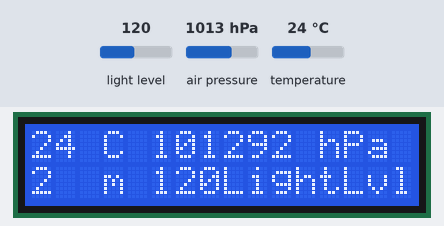
Bench run of a program on a simulated BBC micro:bit running MicroPython. Parts: 16×2 character LCD. The test bench sets the inputs (shaded band); at power-on: air pressure 1013 hPa, temperature 24 °C, light level 120. Library files of the repository ran but are not shown: BMP180_lib.py.

Above: at 1.2 s.
1.3 s: air pressure set to 1048 hPa
At 2.74 s:
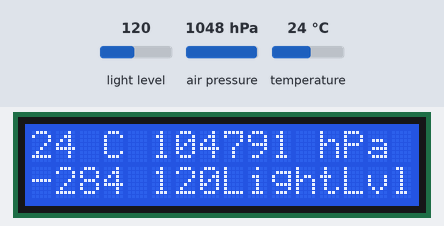
5.0 s: air pressure set to 952 hPa
At 6.3 s:
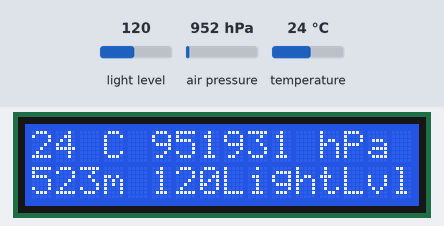
6.6 s: temperature set to 12 °C
At 7.7 s:
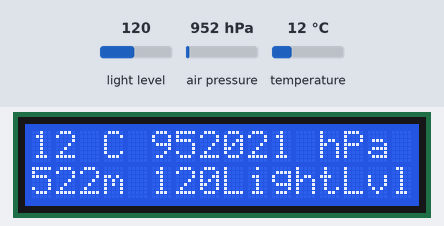
8.2 s: light level set to 5
At 8.9 s:
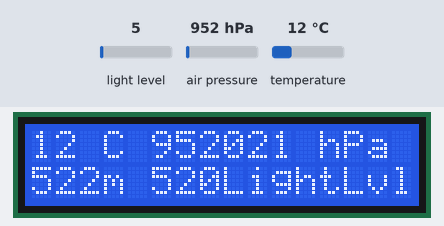
Timing chart, 0 to 11.0 s (numbered marks = the images above; inputs shaded):
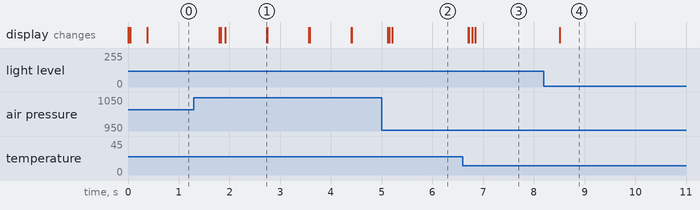

The program:

Weather_Station_Project.py
```python
from microbit import *
import BMP180_lib
import I2CLCD_Microbit_lib


l = I2CLCD_Microbit_lib.LCD1620()
b = BMP180_lib.BMP180()


while True:
    lightLvl = str(display.read_light_level())
    t = str(int(b.Temperature()))
    p = str(int(b.Pressure()))
    a = str(int(b.Altitude()))

    l.puts(t,0,0)
    l.puts("C",3,0)

    l.puts(p,5,0)
    l.puts("hPa",12,0)

    l.puts(a,0,1)
    l.puts("m",3,1)

    l.puts(lightLvl,5,1)
    l.puts("LightLvl",8,1)

    sleep(500)


    
```

I2CLCD_Microbit_lib.py
```python
from microbit import *

LCD_I2C_ADDR=63

class LCD1620():
    def __init__(self):
        self.buf = bytearray(1)
        self.BK = 0x08
        self.RS = 0x00
        self.E = 0x04
        self.setcmd(0x33)
        sleep(5)
        self.send(0x30)
        sleep(5)
        self.send(0x20)
        sleep(5)
        self.setcmd(0x28)
        self.setcmd(0x0C)
        self.setcmd(0x06)
        self.setcmd(0x01)
        self.version='1.0'

    def setReg(self, dat):
        self.buf[0] = dat
        i2c.write(LCD_I2C_ADDR, self.buf)
        sleep(1)

    def send(self, dat):
        d=dat&0xF0
        d|=self.BK
        d|=self.RS
        self.setReg(d)
        self.setReg(d|0x04)
        self.setReg(d)

    def setcmd(self, cmd):
        self.RS=0
        self.send(cmd)
        self.send(cmd<<4)

    def setdat(self, dat):
        self.RS=1
        self.send(dat)
        self.send(dat<<4)


    def char(self, ch, x=-1, y=0):
        if x>=0:
            a=0x80
            if y>0:
                a=0xC0
            a+=x
            self.setcmd(a)
        self.setdat(ch)

    def puts(self, s, x=0, y=0):
        if len(s)>0:
            self.char(ord(s[0]),x,y)
            for i in range(1, len(s)):
                self.char(ord(s[i]))
```

Measured:
- after the input at 1.3 s, the display: first changes after 0.50 s (image 1 shows a later state)
- after the input at 5.0 s, the display: first changes after 0.12 s (image 2 shows a later state)
- after the input at 6.6 s, the display: first changes after 0.11 s (image 3 shows a later state)
- after the input at 8.2 s, the display: changes after 0.31 s (image 4)
